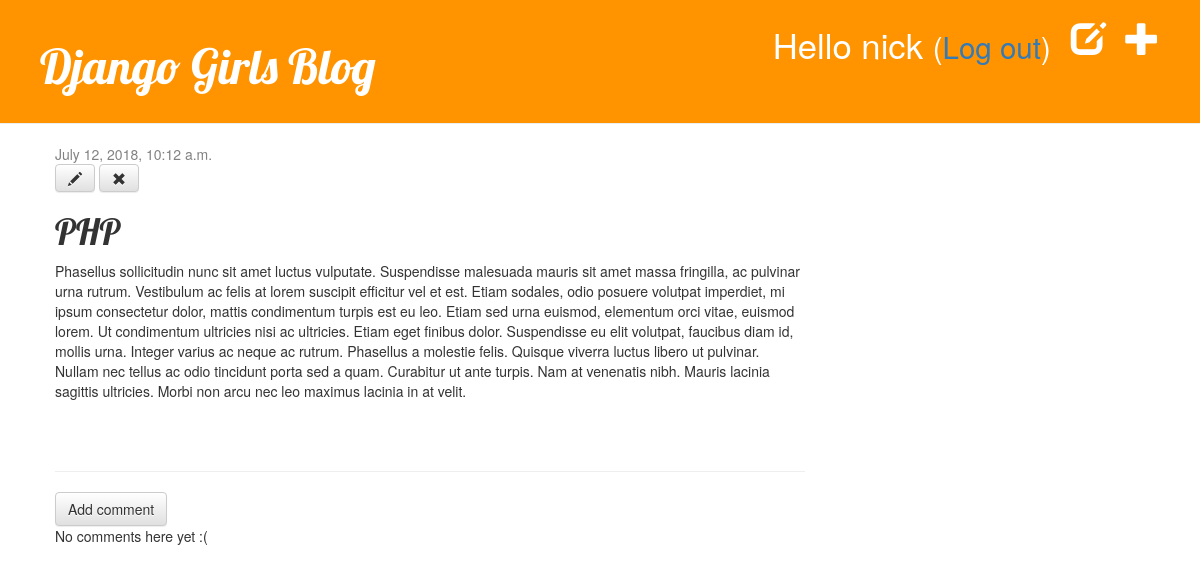
The app's page /post/5/ (signed in) with its own data.
### blog/models.py (models this page shows, shortened)
class Post(models.Model):
    author = models.ForeignKey('auth.User', on_delete=models.CASCADE)
    title = models.CharField(max_length=200)
    text = models.TextField()
    created_date = models.DateTimeField(
            default=timezone.now)
    published_date = models.DateTimeField(
            blank=True, null=True)

### blog/views.py (the view)
# urls.py: url(r'^post/(?P<pk>\d+)/$', views.post_detail, name='post_detail'),
def post_detail(request, pk):
    post = get_object_or_404(Post, pk=pk)
    return render(request, 'blog/post_detail.html', {'post': post})

### blog/templates/blog/post_detail.html
{% extends 'blog/base.html' %}
{% block content %}
    <div class="post">
        {% if post.published_date %}
            <div class="date">
                {{ post.published_date }}
            </div>
        {% else %}
            <a class="btn btn-default" href="{% url 'post_publish' pk=post.pk %}">Publish</a>
        {% endif %}
            {% if user.is_authenticated %}
                <a class="btn btn-default" href="{% url 'post_edit' pk=post.pk %}"><span class="glyphicon glyphicon-pencil"></span></a>
                <a class="btn btn-default" href="{% url 'post_remove' pk=post.pk %}"><span class="glyphicon glyphicon-remove"></span></a>
            {% endif %}
        <h1>{{ post.title }}</h1>
        <p>{{ post.text|linebreaksbr }}</p>
    </div>
    <hr>
    {% if user.is_authenticated %}
        <a class="btn btn-default" href="{% url 'add_comment_to_post' pk=post.pk %}">Add comment</a>
    {% endif %}
    {% for comment in post.comments.all %}
        {% if user.is_authenticated or comment.approved_comment %}
        <div class="comment">
            <div class="date">
                {{ comment.created_date }}
                {% if not comment.approved_comment %}
                    <a class="btn btn-default" href="{% url 'comment_remove' pk=comment.pk %}"><span class="glyphicon glyphicon-remove"></span></a>
                    <a class="btn btn-default" href="{% url 'comment_approve' pk=comment.pk %}"><span class="glyphicon glyphicon-ok"></span></a>
                {% endif %}
            </div>
            <strong>{{ comment.author }}</strong>
            <p>{{ comment.text|linebreaks }}</p>
        </div>
        {% endif %}
    {% empty %}
        <p>No comments here yet :(</p>
    {% endfor %}
{% endblock %}

### blog/templates/blog/base.html (shortened to what this page needs)
{% load staticfiles %}
<html>
    <head>
        <link rel="stylesheet" href="//maxcdn.bootstrapcdn.com/bootstrap/3.2.0/css/bootstrap.min.css">
        <link rel="stylesheet" href="//maxcdn.bootstrapcdn.com/bootstrap/3.2.0/css/bootstrap-theme.min.css">
        <link rel="stylesheet" href="{% static 'css/blog.css' %}">
    </head>
    <body>
    <div class="page-header">
        {% if user.is_authenticated %}
            <a href="{% url 'post_new' %}" class="top-menu"><span class="glyphicon glyphicon-plus"></span></a>
            <a href="{% url 'post_draft_list' %}" class="top-menu"><span class="glyphicon glyphicon-edit"></span></a>
            <p class="top-menu">Hello {{ user.username }} <small>(<a href="{% url 'logout' %}">Log out</a>)</small></p>
        {% else %}
            <a href="{% url 'login' %}" class="top-menu"><span class="glyphicon glyphicon-lock"></span></a>
        {% endif %}
        <h1><a href="/">Django Girls Blog</a></h1>
    </div>
    <div class="content container">
        <div class="row">
            <div class="col-md-8">
            {% block content %}
            {% endblock %}
            </div>
        </div>
    </div>
    </body>
</html>

### blog/static/css/blog.css (style rules this page uses)
h1 a { color: #FCA205; font-family: "Lobster"; }
.page-header { background-color: #ff9400; margin-top: 0; padding: 20px 20px 20px 40px; }
.page-header h1, .page-header h1 a, .page-header h1 a:visited, .page-header h1 a:active { color: #ffffff; font-size: 36pt; text-decoration: none; }
.content { margin-left: 40px; }
h1, h2, h3, h4 { font-family: 'Lobster', cursive; }
.date { color: #828282; }
.top-menu, .top-menu:hover, .top-menu:visited { color: #ffffff; float: right; font-size: 26pt; margin-right: 20px; }
.post { margin-bottom: 70px; }

### records on screen
Post: published_date "July 12, 2018, 10:12 a.m.", title "PHP", text "Phasellus sollicitudin nunc sit amet luctus vulputate. Suspendisse malesuada mauris sit amet massa fringilla, ac pulvinar urna rutrum. Vestibulum ac felis at lorem suscipit efficitur vel et est. Etiam sodales, odio posuere volutpat imperdiet, mi ipsum consectetur dolor, mattis condimentum turpis est eu leo. Etiam sed urna euismod, elementum orci vitae, euismod lorem. Ut condimentum ultricies nisi ac ultricies. Etiam eget finibus dolor. Suspendisse eu elit volutpat, faucibus diam id, mollis urna. Integer varius ac neque ac rutrum. Phasellus a molestie felis. Quisque viverra luctus libero ut pulvinar. Nullam nec tellus ac odio tincidunt porta sed a quam. Curabitur ut ante turpis. Nam at…"

### other values on screen
{{ user.username }} "nick"
